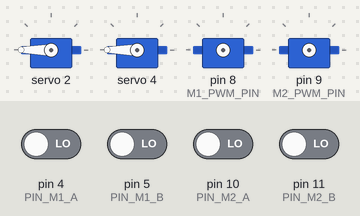
Bench run of a sketch on a simulated Arduino Uno, built for the host (arithmetic inside an expression is 32-bit, double 64-bit). Parts: 4 × servo. Wiring (inferred from the names in the program): 2 × servo: signal pin 8 / signal pin 9. The test bench sets the inputs (shaded band); at power-on: pin 4 (PIN_M1_A), pin 5 (PIN_M1_B), pin 10 (PIN_M2_A), pin 11 (PIN_M2_B) LOW. Servo pulses on a pin are drawn as a servo (544–2400 µs = 0–180°); what the sketch prints to the serial monitor is not drawn.

Above: at 0.4 s.
At 4.5 s:
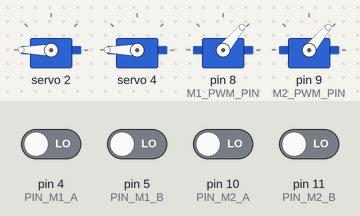
4.6 s: pin 5 (PIN_M1_B) driven HIGH
7.6 s: pin 11 (PIN_M2_B) driven HIGH
At 14.09 s:
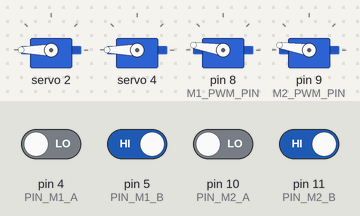
Timing chart, 0 to 18.3 s (numbered marks = the images above; inputs shaded):
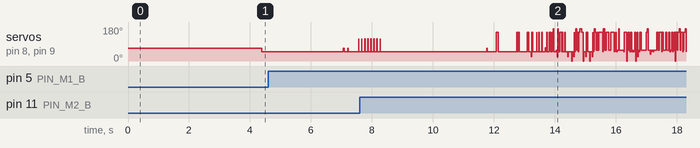

The sketch:

car2_openloop_duty_sweep_5khz_i2ccheck.ino
```cpp
// 排查用：車2實際5kHz PWM下的完整duty(0~250)->RPM開迴路掃描，跟乾淨測試板
// 那次(10kHz)做法一樣：連續斜坡(馬達全程保持轉動、不歸零重啟)，不是
// car2_openloop_coldstart_test.ino那種「每個duty都從死停重新啟動」的
// 冷啟動測試——連續斜坡電流風險低很多，因為除了deadband以下，馬達
// 一直在轉，不會有前次測試那種「堵轉電流撐900ms」的狀況。
//
// 安全機制：一旦偵測到「前一個duty值還有在轉，換到更高的duty卻完全
// 沒動」，代表不是死區(死區只會發生在低duty、且應該是連續的)、而是
// 疑似驅動異常(跟今天稍早car2_openloop_coldstart_test.ino之後懷疑
// 的驅動板/保險絲狀況一樣)，立刻中止整個掃描並切斷輸出，不要傻等
// HOLD_MS跑完、更不會繼續往更高duty測。

#include <Arduino.h>
#include <Wire.h>
#include <Adafruit_PWMServoDriver.h>

Adafruit_PWMServoDriver pwm = Adafruit_PWMServoDriver(0x40, Wire1);

const uint8_t CH_M1_IN1 = 2;
const uint8_t CH_M1_IN2 = 1;
const uint8_t CH_M2_IN1 = 4;
const uint8_t CH_M2_IN2 = 3;
const uint8_t CH_STEER = 0;  // 2026-09-14新增：拿CH0(steering)當I2C健康探針，
                              // 掃描過程中持續讀寫，確認馬達實際切換時PCA9685
                              // I2C不會出錯——跟正式版車2韌體的updateSteering()
                              // 走同一條路徑(同一顆PCA9685、同一條Wire1)。

const uint8_t M1_PWM_PIN = 8;
const uint8_t M2_PWM_PIN = 9;

const uint8_t PIN_M1_A = 4;
const uint8_t PIN_M1_B = 5;
const uint8_t PIN_M2_A = 10;
const uint8_t PIN_M2_B = 11;

const uint32_t PWM_PERIOD_US = 200;  // 5kHz，跟car2正式版一致(不是bench那次的10kHz)
const uint32_t HOLD_MS = 1000;       // 每個duty停留多久
const uint32_t SETTLE_MS = 300;      // 前面這段時間量到的ticks不算，只讓轉速穩定
const uint32_t LOG_PERIOD_MS = 20;   // 50Hz，跟正式版PID頻率一致
const uint32_t STEER_I2C_PERIOD_MS = 50;  // I2C健康探針的呼叫頻率(20Hz)

// 0~250，每10一階，涵蓋deadband前後到接近滿duty
const uint8_t DUTY_START = 0;
const uint8_t DUTY_END = 250;
const uint8_t DUTY_STEP = 10;

const float TICKS_PER_REV = 1288.86;  // 車2實測修正值(見car2_speed_control_test.ino)

volatile int32_t posM1 = 0;
volatile int32_t posM2 = 0;
volatile uint8_t stateM1 = 0;
volatile uint8_t stateM2 = 0;

static const int8_t QDEC_TABLE[16] = {
  0, -1, 1, 0,
  1, 0, 0, -1,
  -1, 0, 0, 1,
  0, 1, -1, 0
};

void updateQuadM1() {
  uint8_t a = digitalRead(PIN_M1_A);
  uint8_t b = digitalRead(PIN_M1_B);
  uint8_t newState = (a << 1) | b;
  posM1 += QDEC_TABLE[((stateM1 << 2) | newState) & 0x0F];
  stateM1 = newState;
}
void updateQuadM2() {
  uint8_t a = digitalRead(PIN_M2_A);
  uint8_t b = digitalRead(PIN_M2_B);
  uint8_t newState = (a << 1) | b;
  posM2 += QDEC_TABLE[((stateM2 << 2) | newState) & 0x0F];
  stateM2 = newState;
}
void isrM1A() { updateQuadM1(); }
void isrM1B() { updateQuadM1(); }
void isrM2A() { updateQuadM2(); }
void isrM2B() { updateQuadM2(); }

uint8_t curDuty = DUTY_START;
uint32_t stepStartMs = 0;
uint32_t lastLogMs = 0;
int32_t stepStartPosM1 = 0;
int32_t stepStartPosM2 = 0;
int32_t settlePosM1 = 0;  // settle結束那一刻的位置，RPM只算settle之後這段，
int32_t settlePosM2 = 0;  // 不要把settle期間的加速爬升也算進穩態轉速裡
bool settleCaptured = false;
bool everMoved = false;  // 一旦量到過真的有轉動就恆為true——只有「已經證實會動、
                          // 之後卻不動了」才算異常，還在死區以下本來就不會動，
                          // 不能拿來當異常判斷基準(這是上一版的bug，duty=10這種
                          // 死區以下的值會被誤判成異常中止)
bool aborted = false;
bool finished = false;

// ---- I2C健康探針：跟正式版updateSteering()同樣的手動展開writeMicroseconds()
// 算法，藉此拿到setPWM()的I2C成功/失敗回傳值。角度在中點附近小幅來回擺動，
// 純粹是要讓I2C bus在馬達切換時持續有真實流量，不是要驗證轉向功能本身。----
uint32_t i2cCallCount = 0;
uint32_t i2cErrorCount = 0;
uint32_t lastSteerI2CMs = 0;
bool steerToggle = false;

void pollSteerI2C() {
  uint16_t steerUs = steerToggle ? 1600 : 1400;
  steerToggle = !steerToggle;

  uint16_t prescale = pwm.readPrescale();
  double pulselength = 1000000.0;
  pulselength *= (double)(prescale + 1);
  pulselength /= (double)pwm.getOscillatorFrequency();
  double pulse = (double)steerUs / pulselength;

  uint8_t result = pwm.setPWM(CH_STEER, 0, (uint16_t)pulse);
  i2cCallCount++;
  if (result != 0) i2cErrorCount++;
}

void stopAll(const __FlashStringHelper* reason) {
  curDuty = 0;
  pwm.setPin(CH_M1_IN1, 4095);
  pwm.setPin(CH_M1_IN2, 4095);
  pwm.setPin(CH_M2_IN1, 4095);
  pwm.setPin(CH_M2_IN2, 4095);
  Serial.println(reason);
}

void updateMotorPWM() {
  uint32_t phase = micros() % PWM_PERIOD_US;
  uint32_t onUs = (uint32_t)curDuty * PWM_PERIOD_US / 255;
  digitalWrite(M1_PWM_PIN, phase < onUs ? HIGH : LOW);
  digitalWrite(M2_PWM_PIN, phase < onUs ? HIGH : LOW);
}

void setup() {
  Serial.begin(115200);
  delay(300);

  pinMode(M1_PWM_PIN, OUTPUT);
  pinMode(M2_PWM_PIN, OUTPUT);
  pinMode(PIN_M1_A, INPUT);
  pinMode(PIN_M1_B, INPUT);
  pinMode(PIN_M2_A, INPUT);
  pinMode(PIN_M2_B, INPUT);
  attachInterrupt(digitalPinToInterrupt(PIN_M1_A), isrM1A, CHANGE);
  attachInterrupt(digitalPinToInterrupt(PIN_M1_B), isrM1B, CHANGE);
  attachInterrupt(digitalPinToInterrupt(PIN_M2_A), isrM2A, CHANGE);
  attachInterrupt(digitalPinToInterrupt(PIN_M2_B), isrM2B, CHANGE);

  Wire1.begin();
  pwm.begin();
  pwm.setPWMFreq(50);
  pwm.setPin(CH_M1_IN1, 4095);
  pwm.setPin(CH_M1_IN2, 0);
  pwm.setPin(CH_M2_IN1, 4095);
  pwm.setPin(CH_M2_IN2, 0);

  Serial.println(F("=== 車2 5kHz 完整duty->RPM 開迴路掃描(含I2C健康探針) ==="));
  Serial.println(F("csv,duty,rpmM1,rpmM2,i2cCalls,i2cErrors"));

  // 2026-09-14新增：開機後先等3秒才開始正式掃描，純粹是給序列埠擷取端
  // 留緩衝時間把port開好、開始讀取，避免像上次一樣前面幾階的CSV被漏接。
  Serial.println(F("(3秒緩衝，準備擷取序列埠...)"));
  delay(3000);

  curDuty = DUTY_START;
  stepStartMs = millis();
  stepStartPosM1 = posM1;
  stepStartPosM2 = posM2;
  lastLogMs = stepStartMs;
  lastSteerI2CMs = stepStartMs;
}

void loop() {
  if (aborted || finished) {
    updateMotorPWM();
    return;
  }
  updateMotorPWM();
  uint32_t now = millis();

  if (now - lastSteerI2CMs >= STEER_I2C_PERIOD_MS) {
    lastSteerI2CMs = now;
    pollSteerI2C();
  }

  uint32_t elapsed = now - stepStartMs;

  if (elapsed >= SETTLE_MS && !settleCaptured) {
    settlePosM1 = posM1;
    settlePosM2 = posM2;
    settleCaptured = true;
  }

  // 安全中止判斷：settle時間過後，若這個duty完全沒有新增ticks，
  // 但上一階(較低duty)是有在動的，代表異常，立刻中止。
  if (elapsed >= SETTLE_MS && curDuty > 0 && everMoved) {
    int32_t movedThisStep1 = posM1 - stepStartPosM1;
    int32_t movedThisStep2 = posM2 - stepStartPosM2;
    if (movedThisStep1 == 0 && movedThisStep2 == 0) {
      aborted = true;
      stopAll(F("!!! 異常中止：先前已經證實會轉，這一階完全沒動，懷疑驅動異常，已切斷輸出 !!!"));
      return;
    }
  }

  if (elapsed >= HOLD_MS) {
    int32_t movedM1 = posM1 - settlePosM1;  // 只算settle結束之後這段，避免把
    int32_t movedM2 = posM2 - settlePosM2;  // 加速爬升期間也算進穩態RPM，之前
                                             // 版本錯拿stepStartPos(整段HOLD_MS
                                             // 都算)去除以只有(HOLD_MS-SETTLE_MS)
                                             // 的時間，會把RPM灌水多算約40%+
    float measureS = (HOLD_MS - SETTLE_MS) / 1000.0f;
    float rpmM1 = (movedM1 / TICKS_PER_REV) / measureS * 60.0f;
    float rpmM2 = (-movedM2 / TICKS_PER_REV) / measureS * 60.0f;

    Serial.print(F("csv,"));
    Serial.print(curDuty);
    Serial.print(',');
    Serial.print(rpmM1, 2);
    Serial.print(',');
    Serial.print(rpmM2, 2);
    Serial.print(',');
    Serial.print(i2cCallCount);
    Serial.print(',');
    Serial.println(i2cErrorCount);

    // 門檻設20 ticks，濾掉編碼器雜訊/震動誤觸發（duty=10這種死區以下的
    // 值實測過量到過個位數ticks的雜訊，不是真的在轉）
    const int32_t MOVE_NOISE_FLOOR = 20;
    if (abs(movedM1) >= MOVE_NOISE_FLOOR || abs(movedM2) >= MOVE_NOISE_FLOOR) everMoved = true;

    if (curDuty >= DUTY_END) {
      finished = true;
      stopAll(F("=== 掃描完成，已停止 ==="));
      return;
    }
    curDuty = (uint8_t)min((int)curDuty + DUTY_STEP, (int)DUTY_END);
    stepStartMs = now;
    stepStartPosM1 = posM1;
    stepStartPosM2 = posM2;
    settleCaptured = false;
  }

  if (!aborted && !finished && (now - lastLogMs >= LOG_PERIOD_MS)) {
    lastLogMs = now;
    Serial.print(F("[ol] duty="));
    Serial.print(curDuty);
    Serial.print(F(" posM1="));
    Serial.print(posM1);
    Serial.print(F(" posM2="));
    Serial.println(posM2);
  }
}
```
